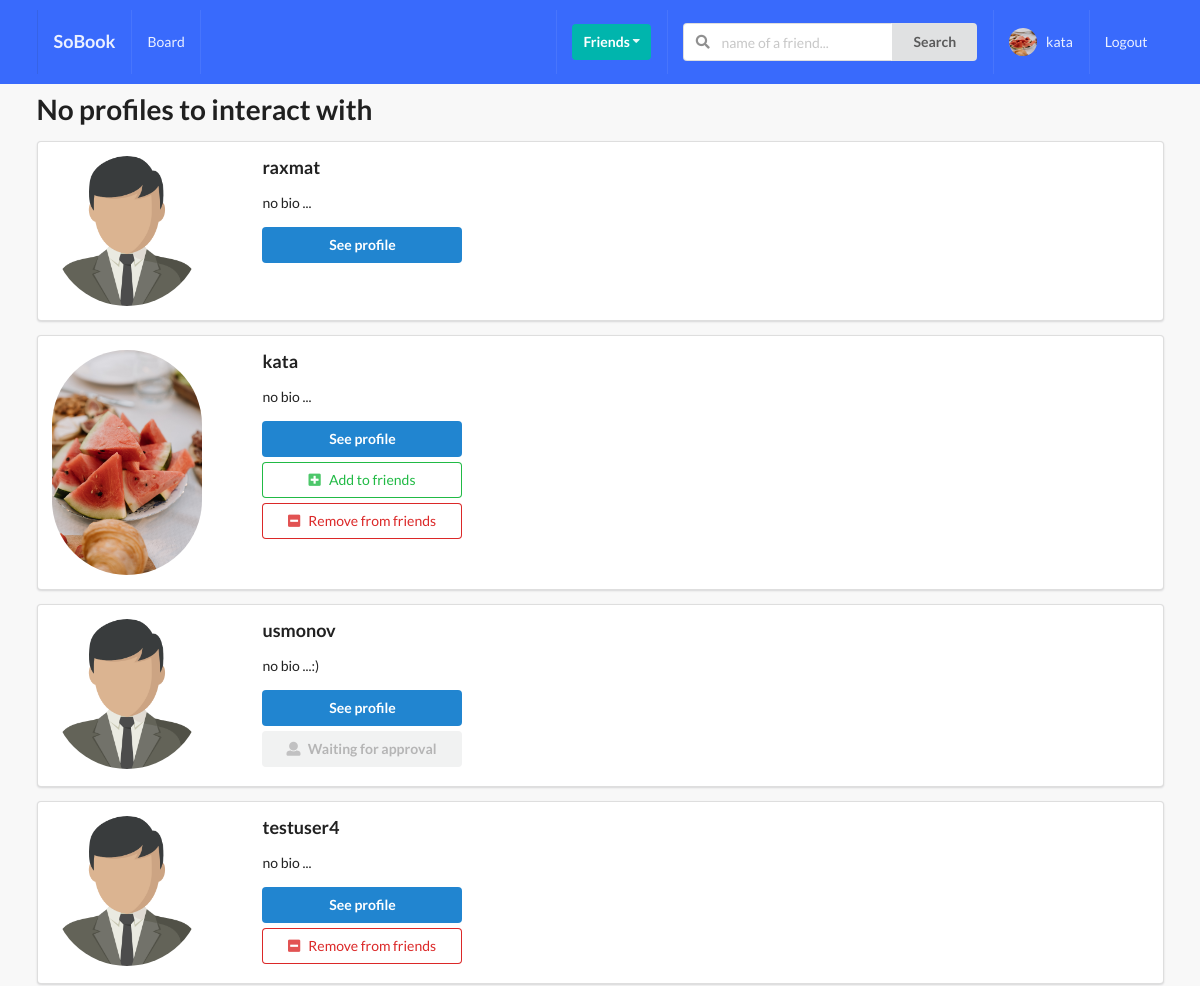
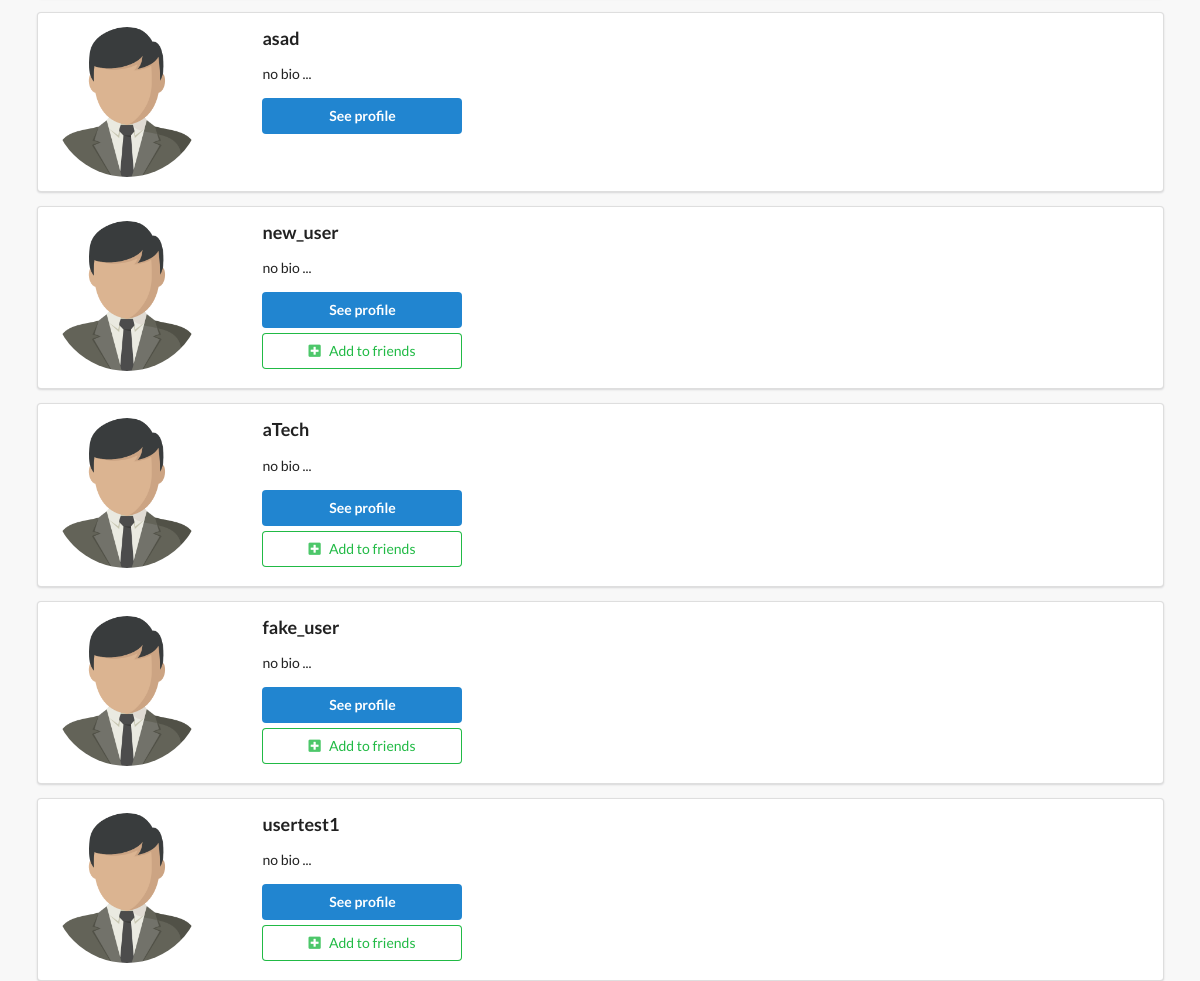
The page /profiles/ (signed in) on the database as committed earlier (2 pictures, top to bottom).
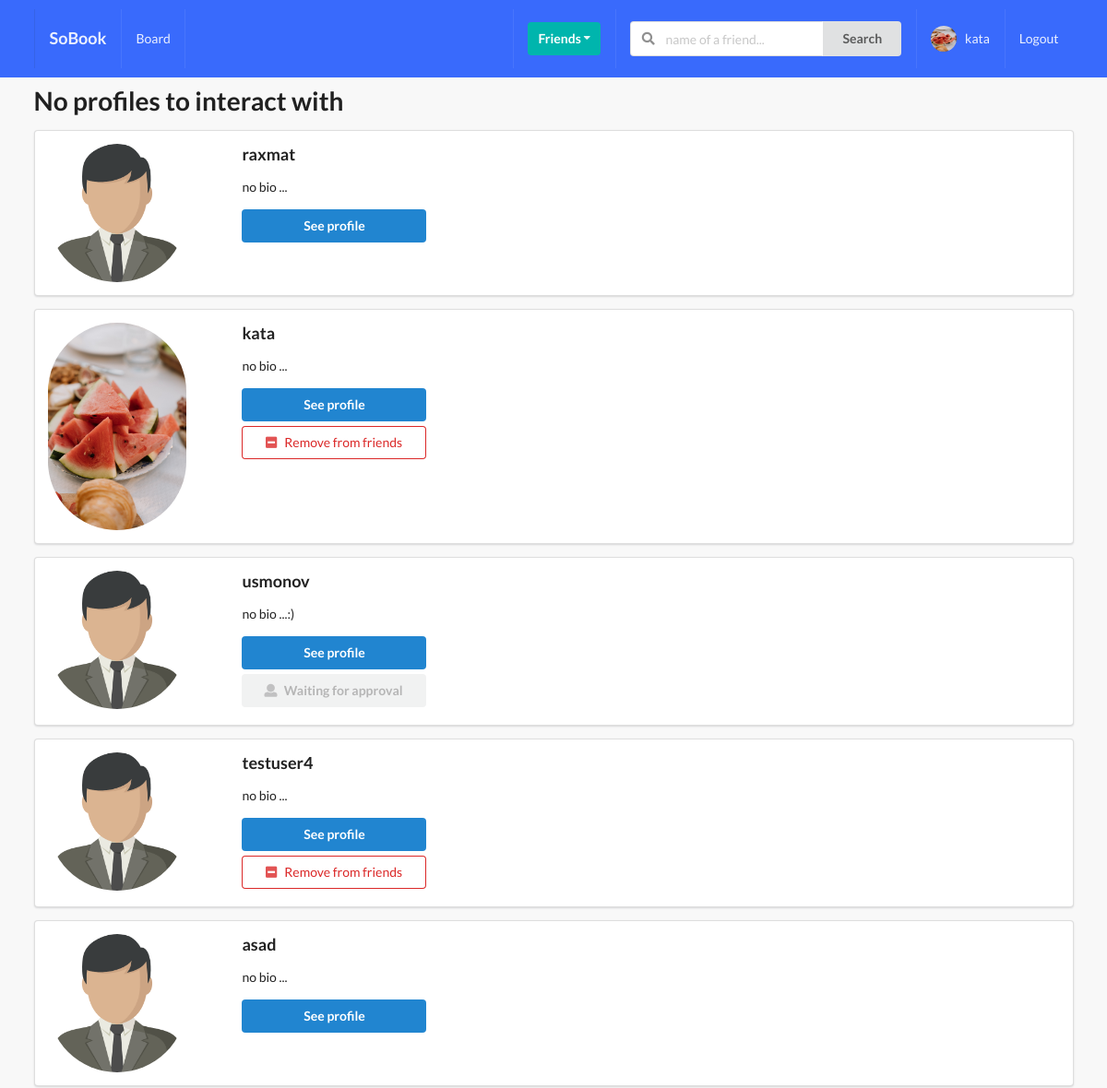
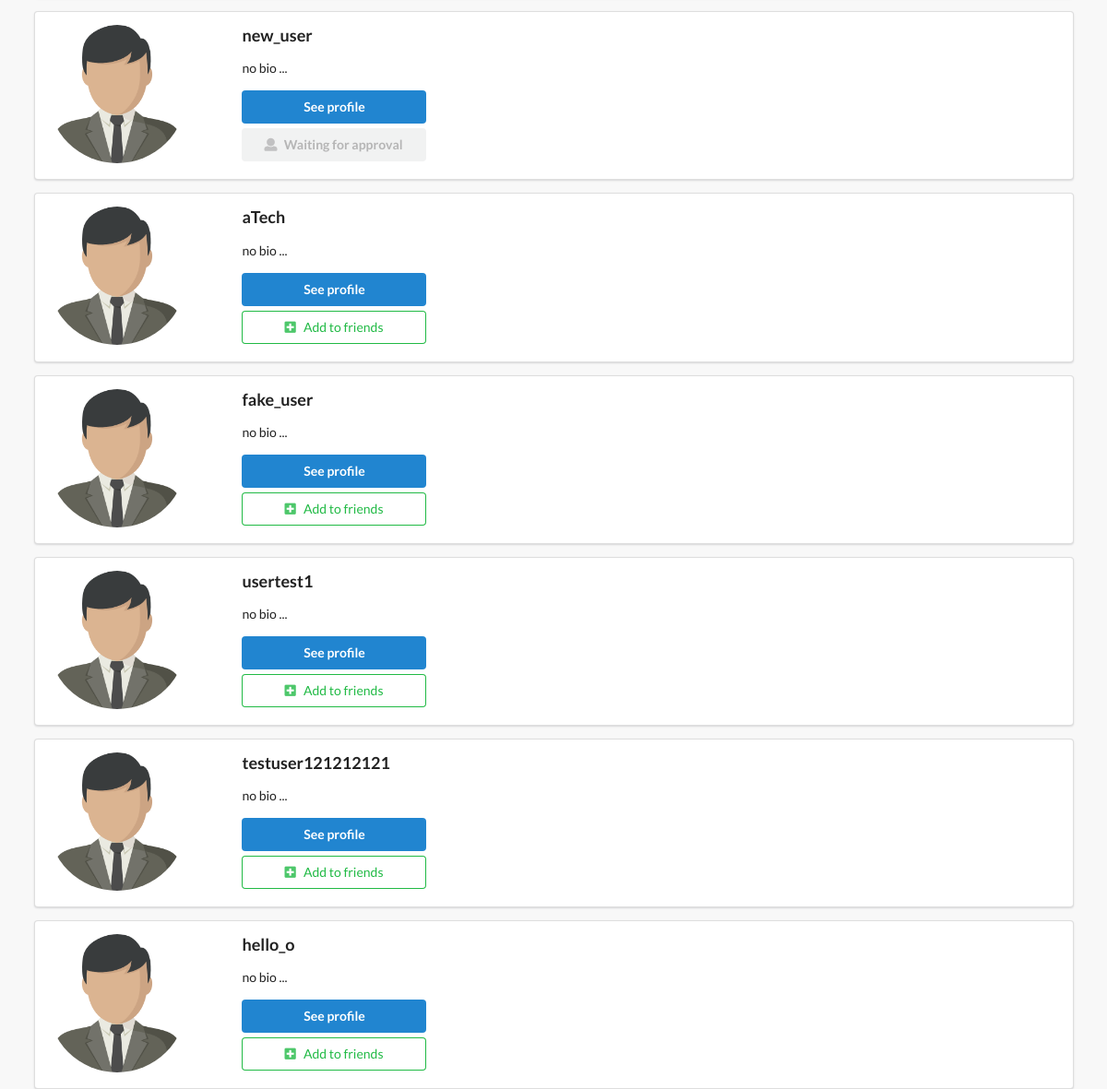
The same page on the database as committed later (2 pictures, top to bottom).
### profiles/models.py (models this page shows, shortened)
class Profile(models.Model):
	first_name = models.CharField(max_length=200, blank=True)
	last_name = models.CharField(max_length=200, blank=True)
	user = models.OneToOneField(User, on_delete=models.CASCADE)
	bio = models.TextField(default='no bio ...', max_length=300)
	email = models.EmailField(max_length=200, blank=True)
	country = models.CharField(max_length=200, blank=True)
	avatar = models.ImageField(default='avatar.png', upload_to='avatars/')
	friends  = models.ManyToManyField(User , blank=True, related_name = 'friends')
	slug = models.SlugField(unique = True, blank=True)
	updated = models.DateTimeField(auto_now=True)#
	created = models.DateTimeField(auto_now=True)#
	objects = ProfileManager()
	def get_absolute_url(self):
		return reverse("profiles:profile-detail-view", kwargs={"slug": self.slug})
	__initial_first_name = None
	__initial_last_name  = None
	def __init__(self, *args, **kwargs):
		super().__init__(*args, **kwargs)
		self.__initial_first_name = self.first_name
		self.__initial_last_name = self.last_name

### profiles/views.py (the view)
# urls.py: path('',views.ProfileListView.as_view(), name='all-profiles-view'),
class ProfileListView(LoginRequiredMixin,ListView):
	model = Profile
	template_name ='profiles/profile_list.html'
	def get_queryset(self):
		qs = Profile.objects.get_all_profiles(self.request.user)
		return qs
	def get_context_data(self, **kwargs):
		context = super().get_context_data(**kwargs)
		user = User.objects.get(username__iexact=self.request.user)
		profile = Profile.objects.get(user=user)
		rel_r = Relationship.objectss.filter(sender=profile)
		rel_s = Relationship.objectss.filter(receiver=profile)
		rel_receiver = []
		rel_sender = []
		for item in rel_r:
			rel_receiver.append(item.receiver.user)
		for item in rel_s:
			rel_sender.append(item.sender.user)
		context['rel_receiver'] = rel_receiver
		context['rel_sender'] = rel_sender
		context['is_empty'] = True
		return context

### profiles/context_processors.py (called while the page is built)
def profile_pic(request):
	if request.user.is_authenticated:
		profile_obj = Profile.objects.get(user=request.user)
		pic = profile_obj.avatar
		return {'picture': pic}
	return {}

def invatation_recevied_no(request):
	if request.user.is_authenticated:
		profile_obj = Profile.objects.get(user=request.user)
		qs_count = Relationship.objectss.invatations_received(profile_obj).count()
		return {"invite_num": qs_count}
	return {}

### profiles/models.py (called while the page is built)
	def get_all_profiles(self, me):
		profiles = Profile.objects.all().exclude
		return profiles

	def invatations_received(self, receiver):
		qs = Relationship.objectss.filter(receiver=receiver ,status='send')
		return qs

### profiles/templates/profiles/profile_list.html (shortened to what this page needs)
{% extends 'base.html' %}
{% block content %}
    {% if is_empty %}
        <h1>No profiles to interact with</h1>
    {% endif %}
    {% for obj in object_list %}
        <div class="ui segment">
            <div class="ui grid">
                <div class="row">
                    <div class="three wide column">
                        <img class="ui small circular image" src={{obj.avatar.url}}>
                    </div>
                    <div class="thirteen wide column">
                        <h3>{{obj.user}}</h3>
                        <p>{{obj.bio}}</p>
                        <a href={{obj.get_absolute_url}}><button class="ui primary button mb-5 w-big">See profile</button></a>
                        <br>
                        {% if obj.user not in rel_receiver and obj.user not in rel_sender %}
                            <form action="{% url 'profiles:send_inva' %}" method="POST">
                                <button type="submit" class="ui positive basic button mb-5 w-big"><i class="plus square icon"></i>Add to friends</button>
                            </form>
                         {% endif %}
                        {% if obj.user in rel_receiver and request.user not in obj.friends.all %}
                            <button class="ui disabled button mb-5 w-big"><i class="user icon"></i>Waiting for approval</button>
                        {% endif %}
                        {% if request.user in obj.friends.all %}
                        <form action="{% url 'profiles:remove-friends' %}" method="POST">
                            <button type="submit" class="ui negative basic button mb-5 w-big"><i class="minus square icon"></i>Remove from friends</button>
                        </form>
                        {% endif %}
                    </div>
                </div>
            </div>
        </div>
    {% endfor %}
{% endblock content %}

### templates/base.html (shortened to what this page needs)
{% load static %}
<!doctype html>
<html lang="en">
  <head>
    <link rel="stylesheet" type="text/css" href="{% static 'style.css' %}"/>
    <link rel="stylesheet" type='text/css' href="https://cdnjs.cloudflare.com/ajax/libs/semantic-ui/2.2.14/semantic.min.css">
  </head>
  <body>
    {% include 'main/navbar.html' %}
    <div class="ui container">
      {% block content %}
      {% endblock content %}
    </div>
  </body>
</html>

### templates/main/navbar.html (shortened to what this page needs)
{% url 'home-view' as path_to_home %}
{% url 'profiles:main-post-view' as path_to_posts %}
{% url 'profiles:my-profile-view' as path_to_my_profile %}
<div class="ui inverted menu nav mb-7">
  <div class="ui container">
    <a href="{{ path_to_home }}" class="{% if request.path == path_to_home %}active{%endif%}  item ">
        <h3>SoBook</h3>
    </a>
    {% if request.user.is_authenticated %}
    <a href="{% url 'posts:main-post-view' %}" class="{% if request.path == path_to_posts %}active{% endif %} item">
        Board
    </a>
    {% endif %}
    <div class="right menu">
        {% if request.user.is_authenticated %}
        <div class="item">
            <div class="ui floating dropdown icon button teal"> Friends
                <i class="dropdown icon"></i>
             </div>
        </div>
             <div class="item">
              <form action="" method="GET">
                <div class="ui action left icon input">
                <input class="prompt" type="text" name='q' placeholder="name of a friend...">
                <button type='submit' class="ui button">Search</button>
                </div>
            </form>
            </div>
            <a href="{{ path_to_my_profile }}" class="{% if request.path == path_to_my_profile %} active {% endif %}  item">
                <img src="{{picture.url}}" class="ui avatar image">&nbsp;
                 {{ request.user }}
            </a>
            <a href="{% url 'account_logout' %}"  class="ui item">
                Logout
            </a>
        {% endif %}
    </div>
  </div>
</div>

### static/style.css (style rules this page uses)
body { background: #F8F8F8 !important; }
.nav { border-radius: 0px !important; padding: 10px 0 10px 0 !important; background-color: #396afc !important; }
.mb-7 { margin-bottom: 7px !important; }
.mb-5 { margin-bottom: 5px !important; }
.w-big { width: 200px !important; }

Rows that differ between the two databases and show on the page:
shown differently, row unchanged: Profile "kata": no longer shows "Add to friends"
computed for Profile "new_user": text "Add to friends" → "Waiting for approval"
added Profile: avatar (placeholder picture), user "testuser121212121", bio "no bio ..."
added Profile: avatar (placeholder picture), user "hello_o", bio "no bio ..."
